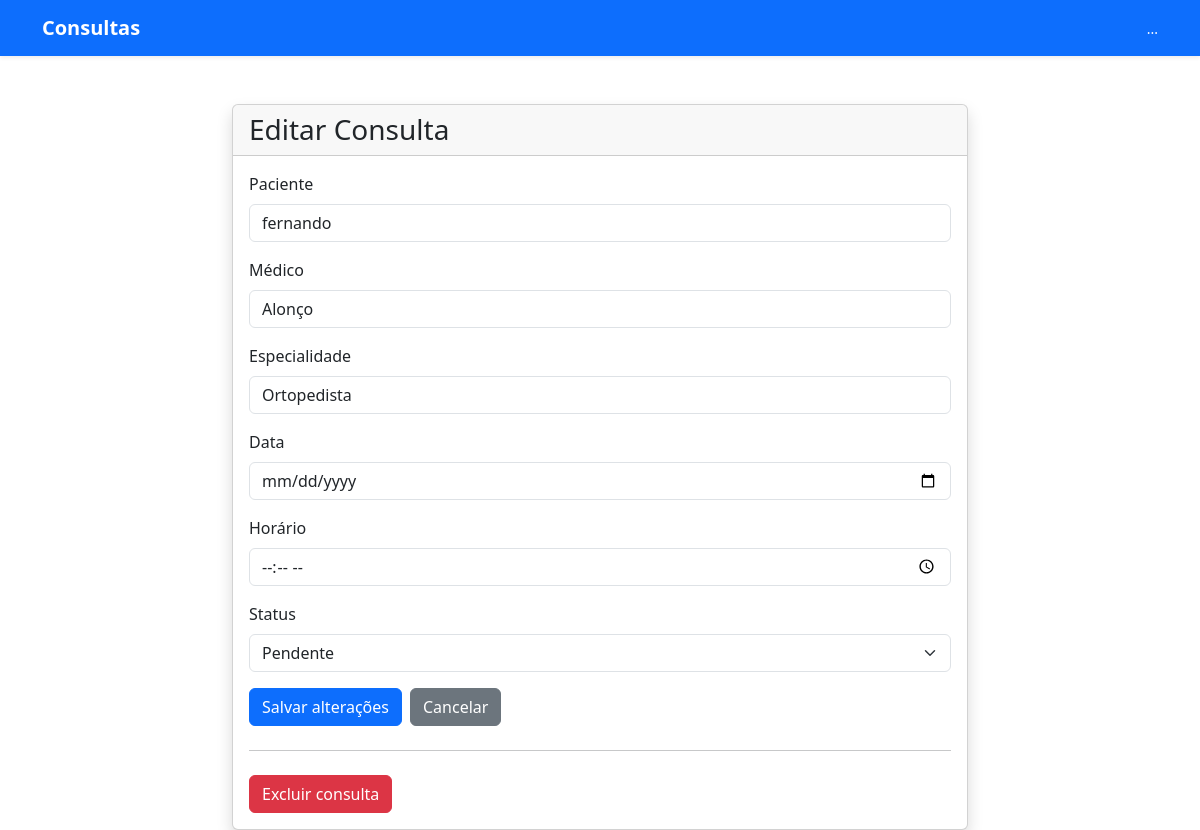
/editar/1/, run on an earlier commit of the app's database.
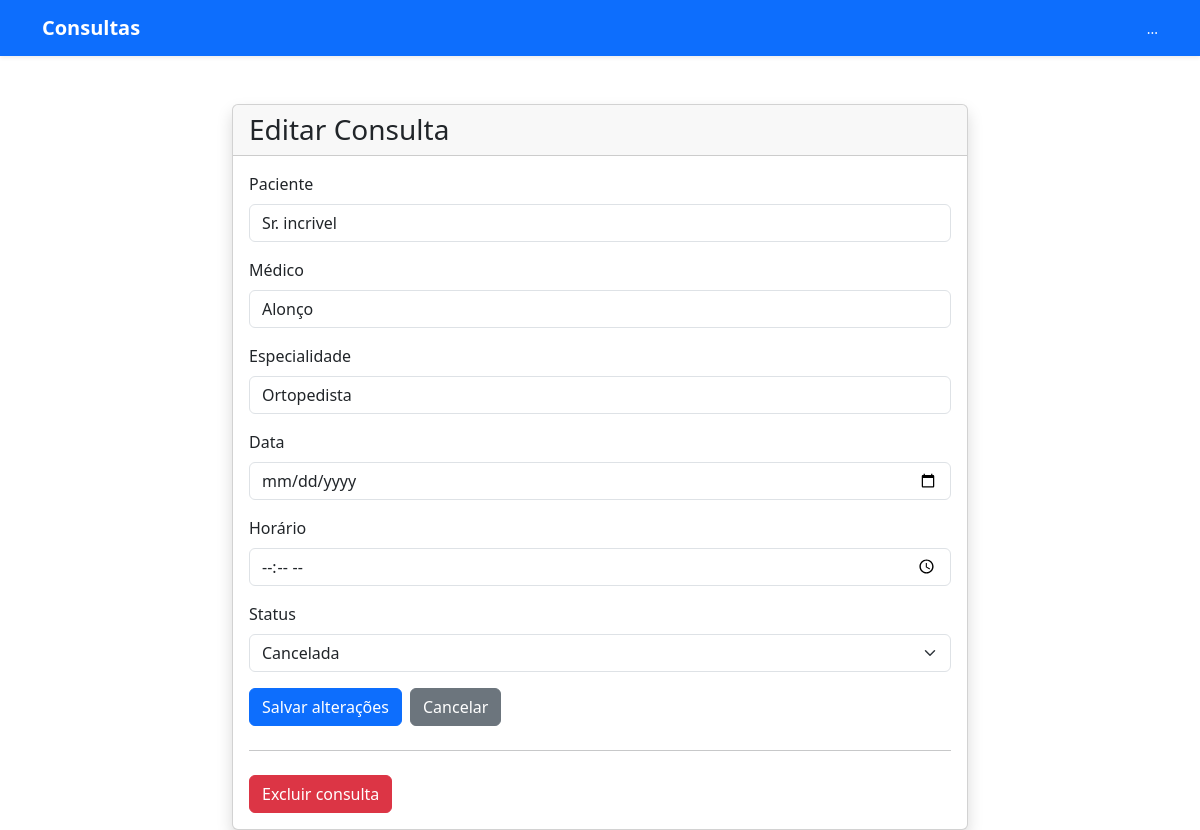
And on a later commit of the database.
### consultas/models.py (models this page shows, shortened)
class Consulta(models.Model):
    paciente = models.CharField(max_length=100)
    medico = models.CharField(max_length=100)
    especialidade = models.CharField(max_length=100)
    data = models.DateField()
    horario = models.TimeField()
    status = models.CharField(max_length=20)

### consultas/views.py (the view)
# urls.py: path('editar/<int:id>/', views.editar, name='editar'),
def editar(request, id):
    consulta = get_object_or_404(Consulta, id=id)
    if request.method == 'POST':
        form = ConsultaForm(request.POST, instance=consulta)
        if form.is_valid():
            form.save()
            return redirect('home_consulta')
    else:
        form = ConsultaForm(instance=consulta)
    return render(request, 'pages/editar.html', {'form': form, 'consulta': consulta})

### consultas/views.py
class ConsultaForm(forms.ModelForm):
    class Meta:
        model = Consulta
        fields = '__all__'

### consultas/templates/pages/editar.html (shortened to what this page needs)
{% extends 'pages/base.html' %}
{% load static %}
{% block content %}
<div class="container mt-5">
    <div class="row justify-content-center">
        <div class="col-md-8">
            <div class="card shadow">
                <div class="card-header">
                    <h3 class="mb-0">Editar Consulta</h3>
                </div>
                <div class="card-body">
                    <form method="POST">
                        <div class="mb-3">
                            <label class="form-label">Paciente</label>
                            <input type="text" name="paciente" class="form-control" value="{{ form.paciente.value|default:'' }}" required>
                        </div>
                        <div class="mb-3">
                            <label class="form-label">Médico</label>
                            <input type="text" name="medico" class="form-control" value="{{ form.medico.value|default:'' }}" required>
                        </div>
                        <div class="mb-3">
                            <label class="form-label">Especialidade</label>
                            <input type="text" name="especialidade" class="form-control" value="{{ form.especialidade.value|default:'' }}" required>
                        </div>
                        <div class="mb-3">
                            <label class="form-label">Data</label>
                            <input type="date" name="data" class="form-control" value="{{ form.data.value|default:'Y-m-d' }}" required>
                        </div>
                        <div class="mb-3">
                            <label class="form-label">Horário</label>
                            <input type="time" name="horario" class="form-control" value="{{ form.horario.value|default:'H:i' }}" required>
                        </div>
                        <div class="mb-3">
                            <label class="form-label">Status</label>
                            <select name="status" class="form-select" required>
                                <option value="Pendente"
                                    {% if form.status.value == "Pendente" %}selected{% endif %}>
                                    Pendente
                                </option>
                                <option value="Cancelada"
                                    {% if form.status.value == "Cancelada" %}selected{% endif %}>
                                    Cancelada
                                </option>
                            </select>
                        </div>
                        <div class="d-flex gap-2">
                            <button type="submit" class="btn btn-primary">
                                Salvar alterações
                            </button>
                            <a href="{% url 'home_consulta' %}" class="btn btn-secondary">
                                Cancelar
                            </a>
                        </div>
                        <hr class="my-4">
                        <form method="POST" action="{% url 'excluir' consulta.id %}">
                            <button
                                type="submit"
                                class="btn btn-danger"
                                onclick="return confirm('Tem certeza que deseja excluir esta consulta?');">
                                Excluir consulta
                            </button>
                        </form>
                    </form>
                </div>
            </div>
        </div>
    </div>
</div>
{% endblock %}

What changed in the data, as far as the page shows it:
changed Consulta "Alonço": paciente "fernando" → "Sr. incrivel"; status (not shown) → "Cancelada"
Also different on the page:
form field status: "Pendente" → (not shown)
